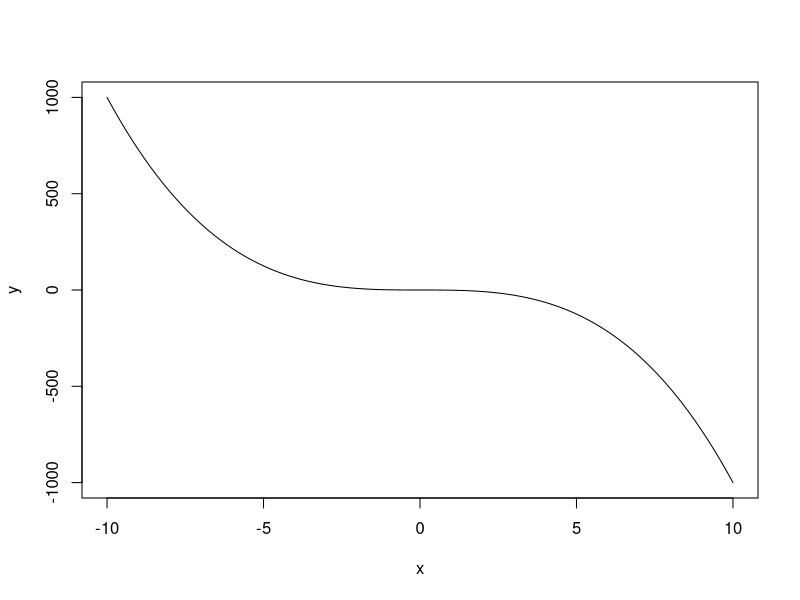

Here is the R script that generated this plot:
## ---- chunk 1
knitr::opts_chunk$set(echo = TRUE)
## ---- chunk 2
y<-function(x) (1 * (0 - x)^3 +0*x)
plot(y, xlim=c(-10,10))
